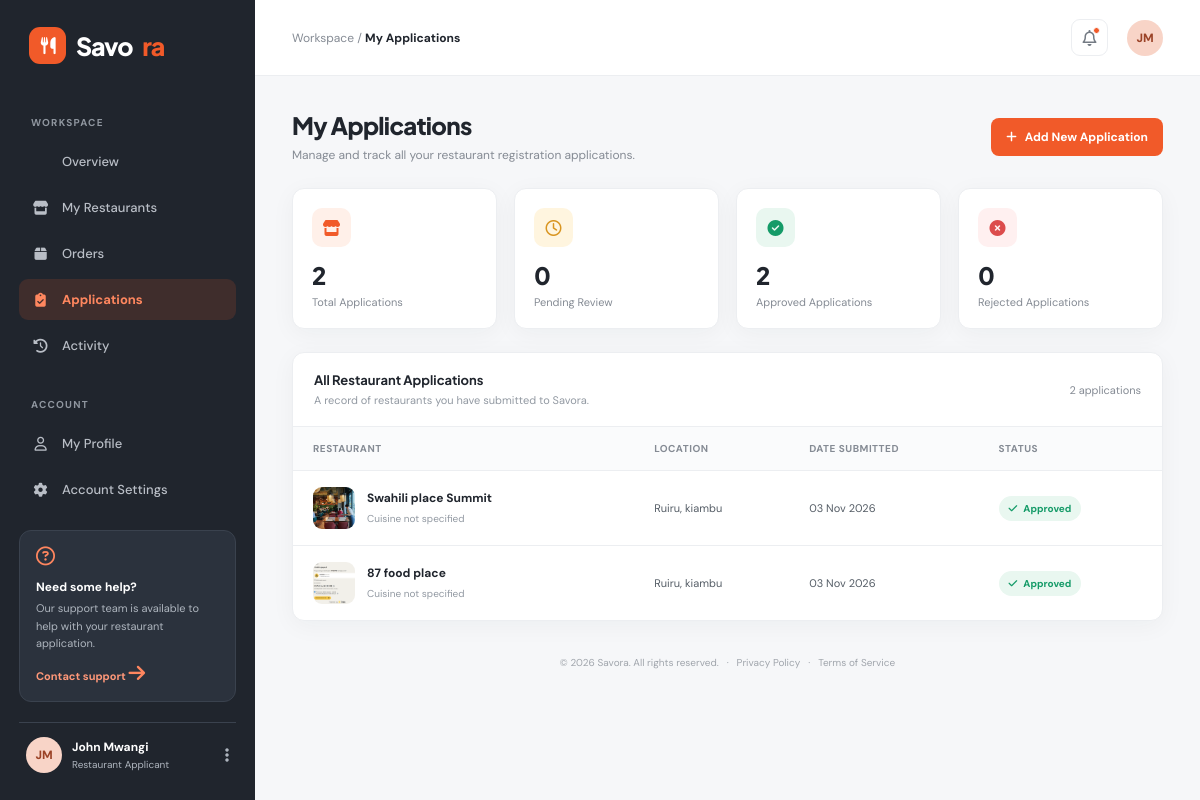
Before: /applicants/applications/ (signed in) with the older database file.
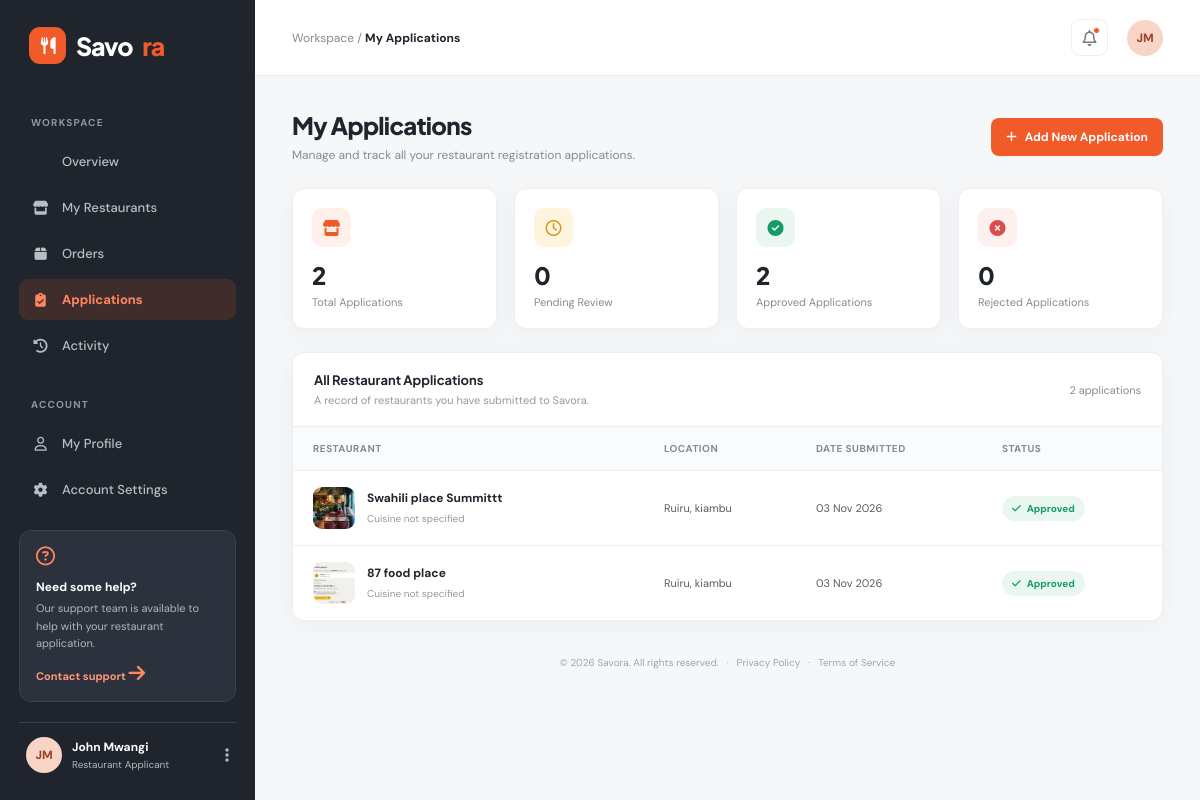
After: the same page with the newer database file.
### food_delivery/models.py (models this page shows, shortened)
class Restaurant(models.Model):
    STATUS_CHOICES = [
        ('pending', 'Pending Approval'),
        ('approved', 'Approved'),
        ('rejected', 'Rejected'),
        ('suspended', 'Suspended'),
    ]
    owner = models.ForeignKey(
        User,
        on_delete=models.CASCADE,
        related_name='restaurants'
    )
    name = models.CharField(max_length=200)
    description = models.TextField()
    cuisine = models.ForeignKey(
        Cuisine,
        on_delete=models.SET_NULL,
        null=True,
        blank=True,
        related_name='restaurants'
    )
    logo = models.ImageField(
        upload_to='restaurants/logos/',
        blank=True,
        null=True
    )
    cover_image = models.ImageField(
        upload_to='restaurants/covers/',
        blank=True,
        null=True
    )
    phone = models.CharField(max_length=20)
    email = models.EmailField(blank=True)
    country = models.CharField(max_length=100, default='Kenya')
    county = models.CharField(max_length=100)
    town = models.CharField(max_length=100)
    area = models.CharField(
        max_length=150,
        help_text='Estate or neighbourhood, e.g. Kimbo'
    )
    street = models.CharField(max_length=150, blank=True)
    building = models.CharField(max_length=150, blank=True)
    landmark = models.CharField(max_length=200, blank=True)
    additional_directions = models.TextField(blank=True)
    status = models.CharField(
        max_length=20,
        choices=STATUS_CHOICES,
        default='pending'
    )
    created_at = models.DateTimeField(auto_now_add=True)
    updated_at = models.DateTimeField(auto_now=True)
    class Meta:
        ordering = ['-created_at']

### Restaurant_Applicants/views.py (the view)
# urls.py: path('applications/',
def applications(request):
    restaurant_applications = Restaurant.objects.filter(
        owner=request.user
    ).select_related('cuisine').order_by('-created_at')
    context = {
        'applications': restaurant_applications,
        'total_applications': restaurant_applications.count(),
        'pending_count': restaurant_applications.filter(status='pending').count(),
        'approved_count': restaurant_applications.filter(status='approved').count(),
        'rejected_count': restaurant_applications.filter(status='rejected').count(),
        'suspended_count': restaurant_applications.filter(status='suspended').count(),
    }
    return render(
        request,
        'Restaurant_Applicants/applications/applications.html',
        context
    )

### Restaurant_Applicants/templates/Restaurant_Applicants/applications/applications.html (shortened to what the changed rows need)
{% extends 'Restaurant_Applicants/base.html' %}
{% block content %}
<div class="page-heading">
    <div>
        <h1>My Applications</h1>
    </div>
</div>
<div class="stat-grid">
    <div class="stat-card">
        <h2>{{ total_applications }}</h2>
    </div>
    <div class="stat-card">
        <h2>{{ pending_count }}</h2>
    </div>
    <div class="stat-card">
        <h2>{{ approved_count }}</h2>
    </div>
    <div class="stat-card">
        <h2>{{ rejected_count }}</h2>
    </div>
</div>
<div class="card">
    <div style="overflow-x:auto;">
        <table style="width:100%;border-collapse:collapse;min-width:700px;">
            <thead>
                <tr style="background:#fafbfc;">
                    <th style="text-align:left;padding:15px 20px;font-size:10px;color:#858b94;text-transform:uppercase;letter-spacing:.5px;">Restaurant</th>
                    <th style="text-align:left;padding:15px 15px;font-size:10px;color:#858b94;text-transform:uppercase;letter-spacing:.5px;">Location</th>
                    <th style="text-align:left;padding:15px 15px;font-size:10px;color:#858b94;text-transform:uppercase;letter-spacing:.5px;">Date Submitted</th>
                    <th style="text-align:left;padding:15px 15px;font-size:10px;color:#858b94;text-transform:uppercase;letter-spacing:.5px;">Status</th>
                </tr>
            </thead>
            <tbody>
                {% for restaurant in applications %}
                    <tr style="border-top:1px solid #eceef1;">
                        <td style="padding:16px 20px;">
                            <div style="display:flex;align-items:center;gap:12px;">
                                {% if restaurant.logo %}
                                    <img src="{{ restaurant.logo.url }}" alt="{{ restaurant.name }}"
                                         style="width:42px;height:42px;object-fit:cover;border-radius:9px;">
                                {% else %}
                                    <div style="width:42px;height:42px;background:#fff0e9;color:#f15a29;border-radius:9px;display:grid;place-items:center;">
                                        <i class="fa-solid fa-store"></i>
                                    </div>
                                {% endif %}
                                <div>
                                    <strong style="display:block;font-size:12px;color:#20252d;">
                                        {{ restaurant.name }}
                                    </strong>
                                    <span style="font-size:10px;color:#9299a2;">
                                        {% if restaurant.cuisine %}
                                            {{ restaurant.cuisine.name }}
                                        {% else %}
                                            Cuisine not specified
                                        {% endif %}
                                    </span>
                                </div>
                            </div>
                        </td>
                        <td style="padding:16px 15px;font-size:11px;color:#555d66;">
                            {{ restaurant.town }}, {{ restaurant.county }}
                        </td>
                        <td style="padding:16px 15px;font-size:11px;color:#555d66;">
                            {{ restaurant.created_at|date:"d M Y" }}
                        </td>
                        <td style="padding:16px 15px;">
                            <span class="status status-{{ restaurant.status }}">
                                {% if restaurant.status == 'pending' %}
                                    <i class="fa-regular fa-clock"></i>
                                {% elif restaurant.status == 'approved' %}
                                    <i class="fa-solid fa-check"></i>
                                {% elif restaurant.status == 'rejected' %}
                                    <i class="fa-solid fa-xmark"></i>
                                {% else %}
                                    <i class="fa-solid fa-pause"></i>
                                {% endif %}
                                {{ restaurant.get_status_display }}
                            </span>
                        </td>
                    </tr>
                {% endfor %}
            </tbody>
        </table>
    </div>
</div>
{% endblock %}

Changed rows visible on the page:
changed Restaurant: name "Swahili place Summit" → "Swahili place Summittt"
